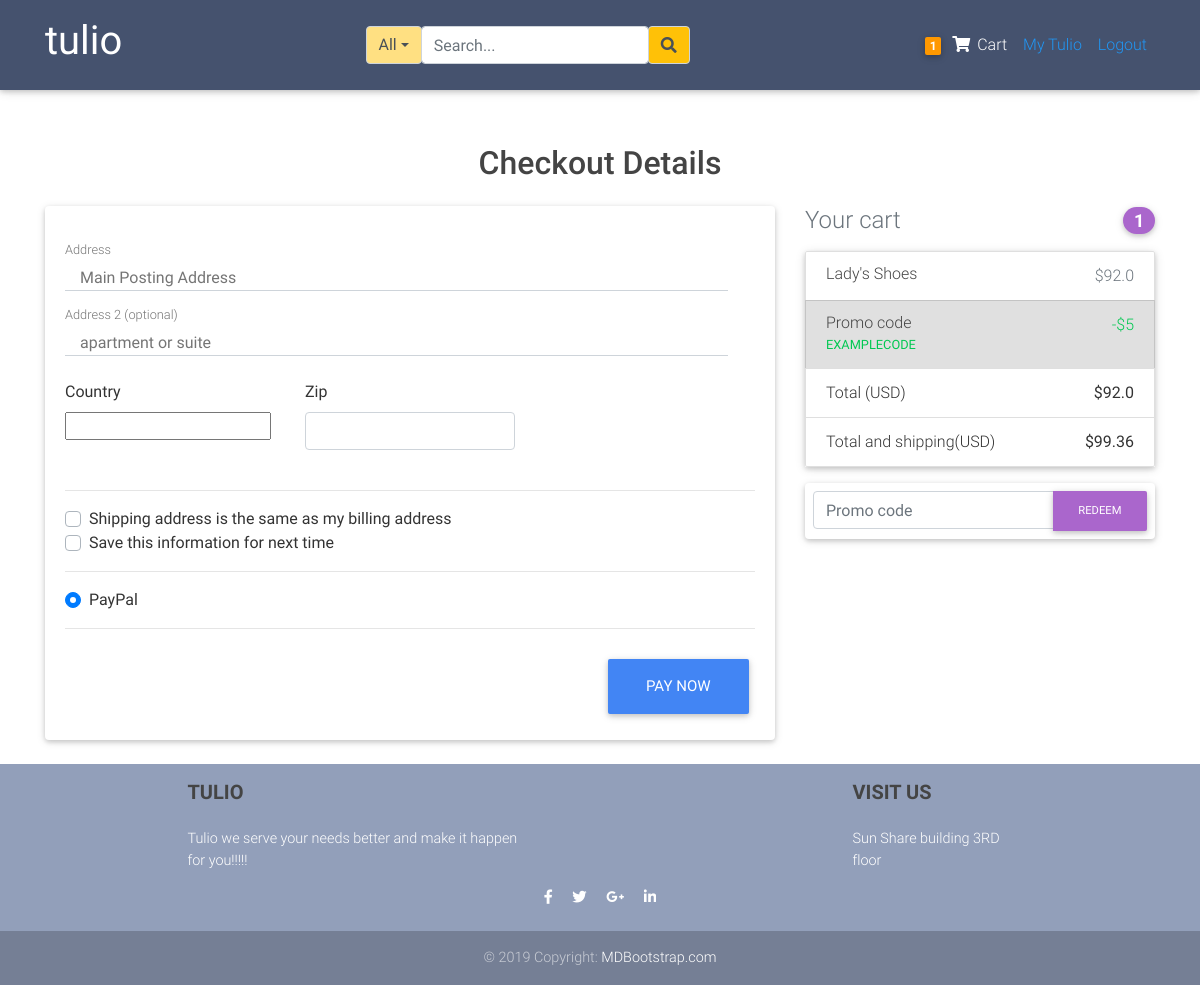
Before: /checkout/ (signed in) with the older database file.
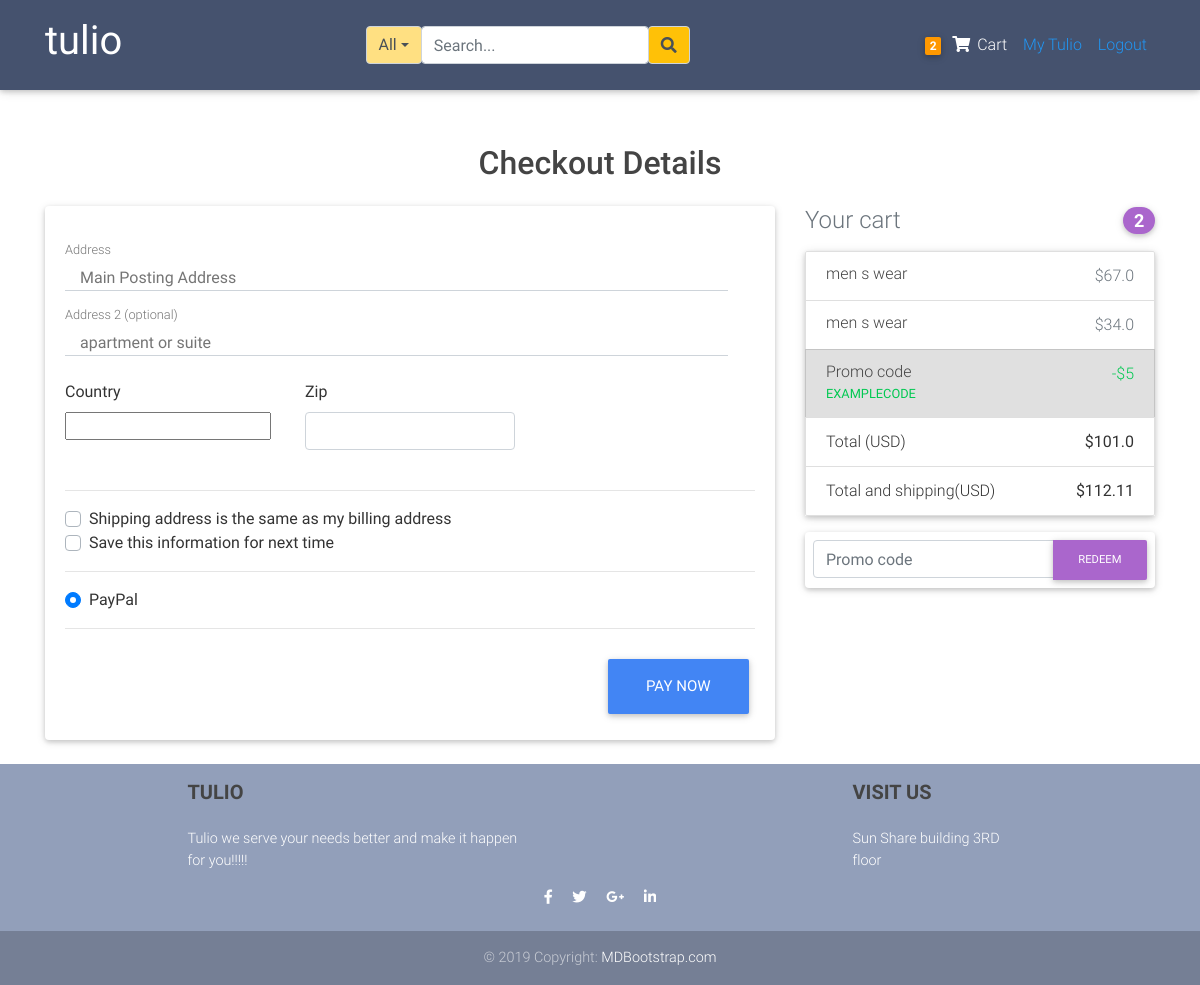
After: the same page with the newer database file.
### blogs/models.py (models this page shows, shortened)
class Order(models.Model):
	user           = models.ForeignKey(settings.AUTH_USER_MODEL,
	                        on_delete=models.CASCADE)
	items          = models.ManyToManyField(OrderItem)
	start_date     = models.DateTimeField(auto_now_add=True)
	ordered_date   = models.DateTimeField()
	ordered        = models.BooleanField(default=False)
	biling_address = models.ForeignKey("BillingAddress",
		          on_delete=models.SET_NULL, blank=True, null=True)
	payment        = models.ForeignKey("Payment",
		          on_delete=models.SET_NULL, blank=True, null=True)
	def get_total(self):
		total = 0
		for order_item in self.items.all():
			total +=order_item.get_final_price()
		return round(total,2)
	def get_shipping(self):
		shipping=0
		if self.get_total() <=10:
			shipping=self.get_total()*0.05
		elif self.get_total() >10 and self.get_total()<=20:
			shipping=self.get_total()*0.06
		elif self.get_total() >20 and self.get_total()<=100:
			shipping=self.get_total()*0.08
		else:
			shipping=self.get_total()*0.11
		return round(shipping,2)
	def get_total_and_shipping(self):
		return round((self.get_total() + self.get_shipping()),2)

class  OrderItem(models.Model):
	user     = models.ForeignKey(settings.AUTH_USER_MODEL,
	                        on_delete=models.CASCADE)
	ordered  = models.BooleanField(default=False)
	item     = models.ForeignKey(Item, on_delete=models.CASCADE)
	quantity = models.IntegerField(default=1)
	date     = models.DateTimeField(auto_now_add=True)
	def get_item_total_price(self):
		return self.quantity * self.item.price
	def get_final_price(self):
		if self.item.discount_price:
			return self.get_item_total_discount_price()
		return self.get_item_total_price()

class Item(models.Model):
	title           = models.CharField(max_length=100)
	price           = models.FloatField()
	discount_price  = models.FloatField(blank=True, null=True)
	category        = models.CharField(choices=CATEGORY_CHOICES, max_length=2)
	label           = models.CharField(choices=LABEL_CHOICES, max_length=2)
	image           = models.ImageField(upload_to='product_pictures')
	slug            = models.SlugField()
	description     = models.TextField()
	owner           = models.ForeignKey(User, on_delete=models.CASCADE)
	date            = models.DateTimeField(auto_now_add=True)
	objects         = ProductManager()

### blogs/views.py (the view, shortened to what this page needs)
# urls.py: path('checkout/', CheckoutView.as_view(), name = "checkout" ),
class CheckoutView(LoginRequiredMixin, View):
	def get(self, *args, **kwargs):
		try:
			order = Order.objects.get(user=self.request.user, ordered=False)
			form = CheckoutForm()
			context ={
			'form':form,
			'order':order,
			}
			return render(self.request, "blogs/checkout.html", context)
		except ObjectDoesNotExist:
			messages.error(self.request,f"No active orders available")
			return redirect("blogs:checkout")

### blogs/blog_forms.py
class CheckoutForm(forms.Form):
	street_address = forms.CharField(widget=forms.TextInput(attrs={
		"placeholder": "Main Posting Address",
		'class':'col-md-11 pt-3'
		}))
	apartment_address = forms.CharField(required= False, widget=forms.TextInput(attrs={
		"placeholder": "apartment or suite",
		'class':'col-md-11 pt-3'
		}))
	country = CountryField(blank_label='(select country)').formfield(widget =CountrySelectWidget(attrs={
		'class': 'custom-select d-block w-100'
		}))
	zip =forms.CharField(widget=forms.TextInput(attrs={
		'class':'form-control'
		}))
	same_biling_address = forms.BooleanField(required=False)
	save_info = forms.BooleanField(required=False)
	payment_options=forms.ChoiceField(widget=forms.RadioSelect,
						choices=PAYMENT_CHOICES)

### blogs/templatetags/cart_item_count.py (called while the page is built)
@register.filter
def cart_count(user):
	if user.is_authenticated:
		query_set = Order.objects.filter(user=user, ordered=False)
		if query_set.exists():
			return query_set[0].items.count()
	return 0

### blogs/templates/blogs/checkout.html (shortened to what this page needs)
{%extends 'blogs/layout.html'%}
{%load cart_item_count%}
{%load crispy_forms_tags%}
{%block content%}
    <div class="container wow fadeIn pt-5">
      <h2 class=" h2 text-center mb-4">Checkout Details</h2>
      <div class="row">
        <div class="col-md-8 mb-4">
          <div class="card">
            <form method="POST" class="card-body">
              <div class="md-form mb-8">
               {{form.street_address}}
                <label for="address" class="">Address</label>
              </div>
              <div class="md-form mb-8">
                {{form.apartment_address}}
                <label for="text-bold address-2" class="">Address 2 (optional)</label>
              </div>
              <div class="row">
                <div class="col-lg-4 col-md-12 mb-4">
                  <label for="country">Country</label>
                  {{form.country}}
                </div>
                <div class="col-lg-4 col-md-6 mb-4">
                  <label for="zip">Zip</label>
                  {{form.zip}}
                </div>
              </div>
              <hr>
              <div class="custom-control custom-checkbox">
                <label class="custom-control-label" for="same-address">Shipping address is the same as my billing address</label>
              </div>
              <div class="custom-control custom-checkbox">
                <label class="custom-control-label" for="save-info">Save this information for next time</label>
              </div>
              <hr>
              <div class="d-block my-3">
                {% for value, name in form.fields.payment_options.choices%}
                <div class="custom-control custom-radio">
                  <label class="custom-control-label" for="{{name}}">{{name}}</label>
                </div>
               {%endfor%}
              </div>
              <hr class="mb-4">
              <button class="btn btn-primary btn-lg float-right" type="submit">Pay Now</button>
            </form>
          </div>
        </div>
       <div class="col-md-4 mb-4">
          <h4 class="d-flex justify-content-between align-items-center mb-3">
            <span class="text-muted">Your cart</span>
            <span class="badge badge-secondary badge-pill">{{request.user|cart_count}}</span>
          </h4>
          <ul class="list-group mb-3 z-depth-1">
            {%for order_item in order.items.all%}
            <li class="list-group-item d-flex justify-content-between lh-condensed">
              <div>
                <h6 class="my-0">{{order_item.item.title}}</h6>
              </div>
              <span class="text-muted">${{order_item.get_item_total_price}}</span>
            </li>
            {%endfor%}
            {%if order.items.all%}
            <li class="list-group-item d-flex justify-content-between bg-light">
              <div class="text-success">
                <h6 class="my-0">Promo code</h6>
                <small>EXAMPLECODE</small>
              </div>
              <span class="text-success">-$5</span>
            </li>
            <li class="list-group-item d-flex justify-content-between">
              <span>Total (USD)</span>
              <strong>${{order.get_total}}</strong>
            </li>
            <li class="list-group-item d-flex justify-content-between">
              <span>Total and shipping(USD)</span>
              <strong>${{order.get_total_and_shipping}}</strong>
            </li>
          </ul>
          {%endif%}
          <form class="card p-2">
            <div class="input-group">
              <input type="text" class="form-control" placeholder="Promo code" aria-label="Recipient's username" aria-describedby="basic-addon2">
              <div class="input-group-append">
                <button class="btn btn-secondary btn-md waves-effect m-0" type="button">Redeem</button>
              </div>
            </div>
          </form>
</div>
      </div>
    </div>
{%endblock content%}

### blogs/templates/blogs/nav.html
{%load cart_item_count%}
<nav class="navbar fixed-top navbar-expand-lg navbar-dark mdb-color scrolling-navbar">
    <div class="container">
      <a class="navbar-brand waves-effect" href="{%url 'blogs:home' %}" target="_blank">
          <h1>
             <strong class="white-text">tulio</strong>
          </h1>
      </a>
  {%include 'blogs/search_bar.html'%}
        <ul class="navbar-nav nav-flex-icons">
          <li>
            <div class="navbar-nav">
                  <li class="nav-item">
                      <a href="{%url 'blogs:order_summary'%}" class="nav-link waves-effect">
                        <span class="badge orange z-depth-1 mr-1"> {{request.user|cart_count}}</span>
                          <i class="fas fa-shopping-cart"></i>
                        <span class="clearfix d-none d-sm-inline-block"> Cart </span>
                      </a>
                  </li>
                {%if request.user.is_authenticated%}
                    <a class="nav-item nav-link blue-text" href="{%url 'blogs:dashboard'%}">My Tulio</a>
                    <a class="nav-item nav-link blue-text" href="{%url 'account_logout' %}">Logout</a>
                {%else%}
                    <a class="nav-item nav-link blue-text" href="{%url 'account_login' %}">Login</a>
                    <a class="nav-item nav-link blue-text" href="{%url 'account_signup'%}">Register</a>
                {%endif%}
            </div>
          </li>
        </ul>
      </div>
  </nav>

Changed rows visible on the page:
no longer on this page (row edited): OrderItem: item "Lady's Shoes", get_item_total_price "92.0"
now on this page (row unchanged): OrderItem: item "men s wear", get_item_total_price "67.0"
added OrderItem: item "men s wear", get_item_total_price "34.0"
computed for Order: get_total "92.0" → "101.0"; get_total_and_shipping "99.36" → "112.11"
Other visible differences:
{{ request.user|cart_count }}: "1" → "2"
